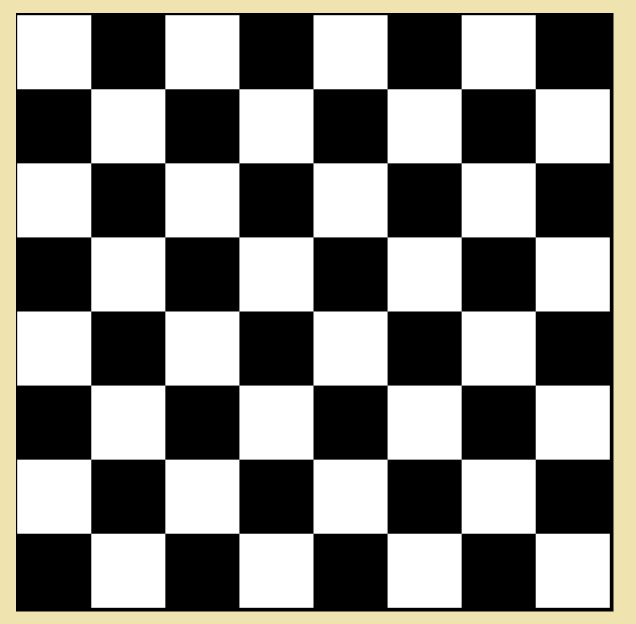
#> input picture chessboard.png, 1272 x 1248 px (shown at 1/2 size)
$ python chessboard.py
#> lines starting #> are read from the running program, lines starting #| are printed output that depends on the picture; after the words box and inside, x2 and y2 are one past the last pixel; in counts of white or black regions, pixels touching at a corner belong together
import numpy as np
import cv2


def countours(path):
#> called with path = 'chessboard.png'
    img = cv2.imread(path)
#> img is the input picture: shape (1248, 1272, 3); mean B, G, R 130.2, 135.4, 136.5
    img = cv2.resize(img, (0, 0), fx=0.5, fy=0.5)
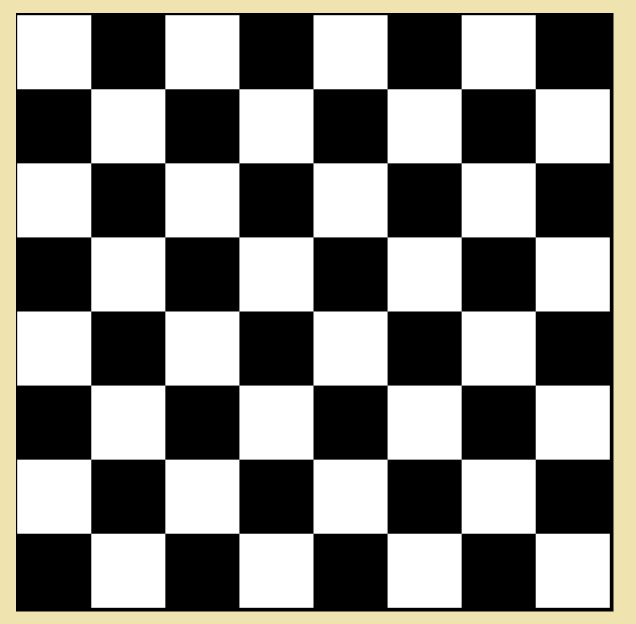
#> img: shape (624, 636, 3); mean B, G, R 130.2, 135.4, 136.5
    gray = cv2.cvtColor(img, cv2.COLOR_BGR2GRAY)
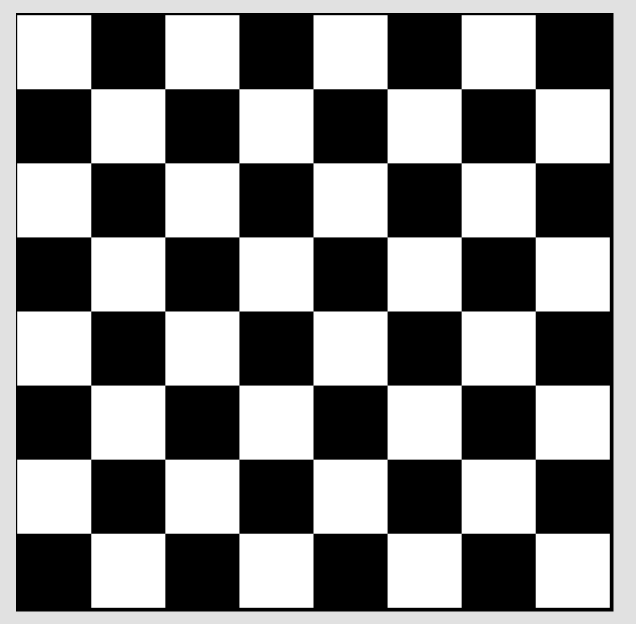
#> gray: shape (624, 636); min 0, max 255, mean 135.1
    ret, tresh = cv2.threshold(gray, 192, 210, cv2.THRESH_BINARY)
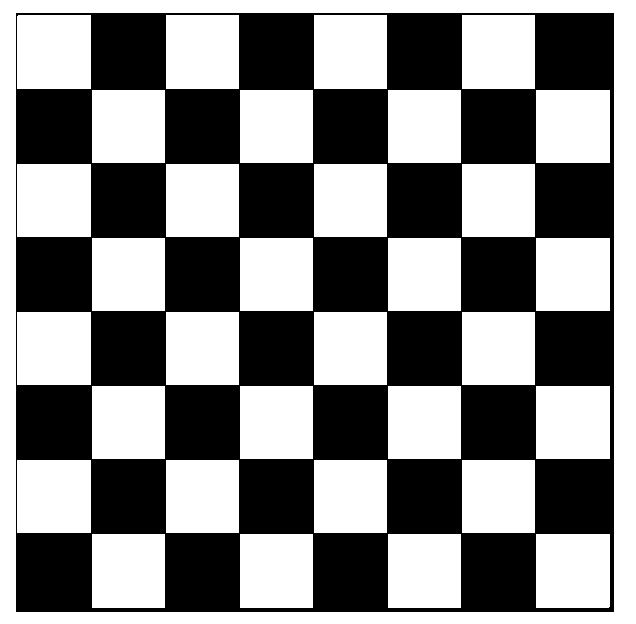
#> tresh: shape (624, 636); values 0 (black) and 210 (white), 53% white; 1 black region
    countours, hearchy = cv2.findContours(tresh, cv2.RETR_TREE, cv2.CHAIN_APPROX_NONE)
#> countours = 34 contours; largest, box (x1, y1, x2, y2) and area: (0, 0, 636, 624) 395605, (15, 12, 615, 613) 359398, (536, 534, 610, 608) 5328, (17, 15, 91, 89) 5328, (388, 534, 461, 608) 5256; hearchy = 34 rows, first 6: [-1, -1, 1, -1], [-1, -1, 2, 0], [3, -1, -1, 1], [4, 2, -1, 1], [5, 3, -1, 1], [6, 4, -1, 1]
    cv2.drawContours(img, countours, -1, (255, 0, 0), 5)
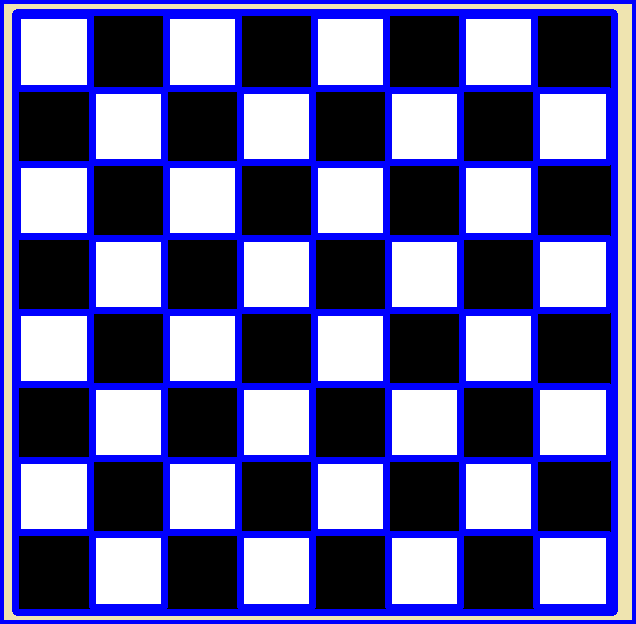
#> img: shape (624, 636, 3); mean B, G, R 151.4, 98.5, 99
    cv2.imshow('image', img)
    cv2.waitKey(0)


countours('chessboard.png')


#goodFeaturesToTrack Detection Method 1

"""
img = cv2.imread('chessboard.png')
img = cv2.resize(img, (0, 0), fx=0.5, fy=0.5)

gray = cv2.cvtColor(img, cv2.COLOR_BGR2GRAY)

corners = cv2.goodFeaturesToTrack(gray, 100, 0.01, 10)
corners = np.int0(corners)

for corner in corners:
	x, y = corner.ravel()
	cv2.circle(img, (x, y), 5, (255, 0, 0), -1)

cv2.imshow('goodFeaturesToTrack Detection Method 1',img)
cv2.waitKey(0)
cv2.destroyAllWindows()
"""


#goodFeaturesToTrack Detection Method 2
"""
img = cv2.imread('chessboard.png')
img = cv2.resize(img, (0, 0), fx=0.5, fy=0.5)
gray= cv2.cvtColor(img, cv2.COLOR_BGR2GRAY)

corners= cv2.goodFeaturesToTrack(gray, 100, 0.01, 50)

for corner in corners:
    x,y= corner[0]
    x= int(x)
    y= int(y)
    cv2.rectangle(img, (x-5,y-5),(x+5,y+5),(255,0,0),-1)

cv2.imshow('goodFeaturesToTrack Detection Method 2',img)
cv2.waitKey(0)
cv2.destroyAllWindows()
"""


#Harris Corner Detection Method

"""
image= cv2.imread('chessboard.png')
image = cv2.resize(image, (0, 0), fx=0.5, fy=0.5)
gray= cv2.cvtColor(image, cv2.COLOR_BGR2GRAY)
gray= np.float32(gray)

harris_corners= cv2.cornerHarris(gray, 3, 3, 0.05)
kernel= np.ones((5,5), np.uint8)
harris_corners= cv2.dilate(harris_corners, kernel, iterations= 2)
image[harris_corners > 0.025 * harris_corners.max()]= [255,0,0]
cv2.imshow( 'Harris Corner Detection Method',image)
cv2.waitKey(0)
cv2.destroyAllWindows()
"""

$ run again, with 3d1.jpg saved as chessboard.png
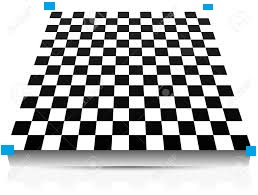
#> input picture 3d1.jpg, 258 x 195 px
#> in countours, img is the input picture: shape (195, 258, 3); mean B, G, R 180.4, 179.9, 178.7
#> in countours, `ret, tresh = cv2.threshold(gray, 192, 210, cv2.THRESH_BINARY)`:
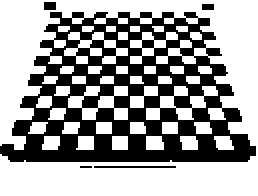
#> tresh: shape (98, 129) (shown 2 times larger); values 0 (black) and 210 (white), 61.9% white; 5 black regions (2 under 20 px)
#> countours = 50 contours, 21 with area under 20; largest, box (x1, y1, x2, y2) and area: (0, 0, 129, 98) 5301, (34, 43, 64, 60) 174, (73, 43, 109, 60) 172, (32, 16, 64, 32) 138, (65, 16, 89, 32) 121; hearchy = 50 rows, first 6: [1, -1, -1, -1], [2, 0, -1, -1], [3, 1, -1, -1], [4, 2, -1, -1], [5, 3, -1, -1], [6, 4, -1, -1]
#> in countours, `cv2.drawContours(img, countours, -1, (255, 0, 0), 5)`:
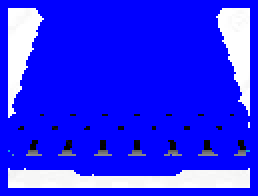
#> img: shape (98, 129, 3) (shown 2 times larger); mean B, G, R 249.9, 40.6, 40.6

$ run again, with 5.jpg saved as chessboard.png
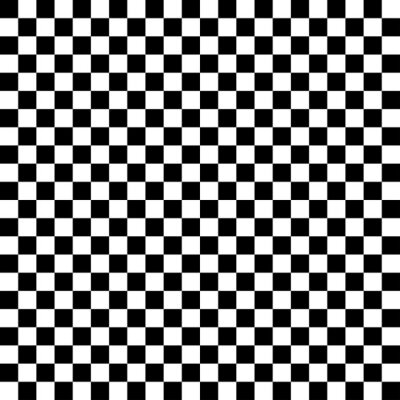
#> input picture 5.jpg, 400 x 400 px
#> in countours, img is the input picture: shape (400, 400, 3); min 0, max 255, mean 127.4
#> in countours, `ret, tresh = cv2.threshold(gray, 192, 210, cv2.THRESH_BINARY)`:
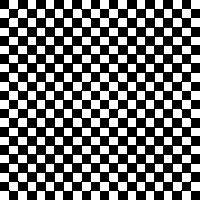
#> tresh: shape (200, 200); values 0 (black) and 210 (white), 44.1% white; 196 white regions
#> countours = 205 contours; largest, box (x1, y1, x2, y2) and area: (73, 73, 127, 127) 1356, (0, 82, 27, 127) 482, (173, 73, 200, 118) 482, (82, 0, 127, 27) 482, (73, 173, 118, 200) 384; hearchy = 205 rows, first 6: [1, -1, -1, -1], [2, 0, -1, -1], [3, 1, -1, -1], [4, 2, -1, -1], [5, 3, -1, -1], [6, 4, -1, -1]
#> in countours, `cv2.drawContours(img, countours, -1, (255, 0, 0), 5)`:
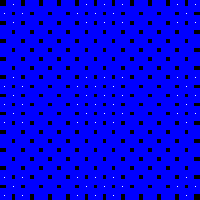
#> img: shape (200, 200, 3); mean B, G, R 231.4, 0.5, 0.5
